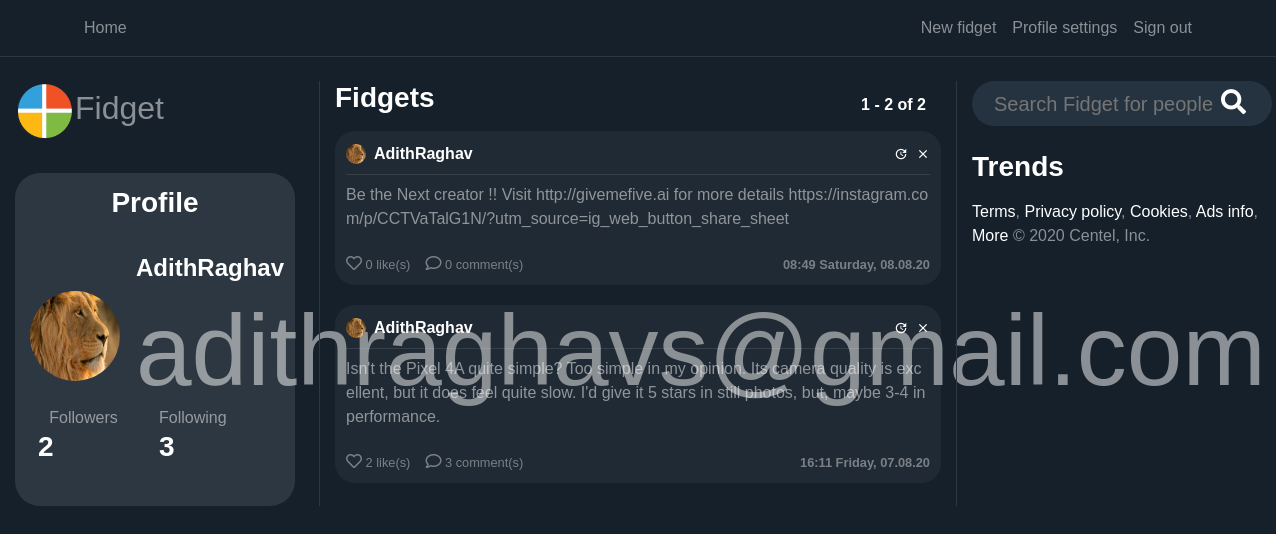
The app's page /user/AdithRaghav (signed in) with its own data.
### users/models.py (models this page shows, shortened)
class Profile(models.Model):
    user = models.OneToOneField(User, on_delete=models.CASCADE)
    image = models.ImageField(default='default.png', upload_to='profile_pics')
    @property
    def followers(self):
        return Follow.objects.filter(follow_user=self.user).count()
    @property
    def following(self):
        return Follow.objects.filter(user=self.user).count()

### blog/models.py (models this page shows, shortened)
class Post(models.Model):
    content = models.TextField(max_length=1000)
    date_posted = models.DateTimeField(default=timezone.now)
    author = models.ForeignKey(User, on_delete=models.CASCADE)
    likes= models.IntegerField(default=0)
    dislikes= models.IntegerField(default=0)
    @property
    def number_of_comments(self):
        return Comment.objects.filter(post_connected=self).count()

### blog/views.py (the view, shortened to what this page needs)
# urls.py: path('user/<str:username>', UserPostListView.as_view(), name='user-posts'),
class UserPostListView(LoginRequiredMixin, ListView):
    model = Post
    template_name = 'blog/user_posts.html'
    context_object_name = 'posts'
    paginate_by = PAGINATION_COUNT
    def visible_user(self):
        return get_object_or_404(User, username=self.kwargs.get('username'))
    def get_context_data(self, **kwargs):
        visible_user = self.visible_user()
        logged_user = self.request.user
        print(logged_user.username == '', file=sys.stderr)
        if logged_user.username == '' or logged_user is None:
            can_follow = False
        else:
            can_follow = (Follow.objects.filter(user=logged_user,
                                                follow_user=visible_user).count() == 0)
        data = super().get_context_data(**kwargs)
        data['user_profile'] = visible_user
        data['can_follow'] = can_follow
        return data
    def get_queryset(self):
        user = self.visible_user()
        return Post.objects.filter(author=user).order_by('-date_posted')

### blog/templates/blog/user_posts.html
{% extends "blog/home.html" %}

### blog/templates/blog/home.html (shortened to what this page needs)
{% extends "blog/base.html" %}
{% load static %}
{% block content %}
    <div class="row">
        <div class="col-12 col-md-3 pr-4 dont-move">
            <a href="/"> <h2><img class="img-fluid" width="60" src="{% static 'blog/logo.png' %}">Fidget</h2></a><br>
            <div class="profile-section">
            <h3 class="white-important p-2" style="text-align: center;">
                Profile
            </h3>
            <article class="media content-section" style="height: 140px; width: 100%">
                {%  if user_profile != None %}
                    <div class="mt-2 d-flex full-width align-items-center">
                        <img
                           class="rounded-circle mr-3 img-fluid"
                           style="width: 90px; height: 90px;"
                           src="{{ user_profile.profile.image.url }}">
                        <div>
                            <h4 style="text-align: left"
                                    class="white-important">
                                {{ user_profile.username }}
                            </h4>
                            <h6 style="text-align: left"
                                    class="email-profile">
                                {{ user.email }}
                            </h6>
                        </div>
                    </div>
                {%  endif %}
            </article>
            <article class="media content-section">
                <div class="row full-width pl-2">
                    <div class="col-6" style="text-align: center;">
                            Followers
                    </div>
                    <div class="col-6">
                            Following
                    </div>
                    {%  if user_profile != None %}
                        <div class="col-6">
                            <h3 class="white-important follow-click">
                                <a href="{% url 'user-followers' user_profile.username %}">
                                    {{ user_profile.profile.followers }}
                                </a>
                            </h3>
                        </div>
                         <div class="col-6">
                            <a href="{% url 'user-follows' user_profile.username %}">
                                <h3 class="white-important follow-click">
                                    {{ user_profile.profile.following }}
                                </h3>
                            </a>
                        </div>
                    {%  endif %}
                </div>
            </article>
            </div>
        </div>
        <div class="col-12 col-md-6 scrollable" >
            <div class="full-width row">
                <div class="col-6">
                    <h3 class="white-important mb-3">
                        Fidgets
                    </h3>
                </div>
                 <div class="col-6 no-padding">
                    <h6
                            style="position: absolute; bottom: 0; right: 0"
                            class="white-important mb-3">
                        {{ page_obj.start_index }} - {{ page_obj.end_index }} of
                        {{ paginator.count }}
                    </h6>
                </div>
            </div>
            {% for post in posts %}
                <article class="media content-section hovered-tweet">
                <div style="width: 100%; word-break: break-all;">
                    <div class="pb-2 row m-0" style="width: 100%; margin-right: 0 !important;">
                       <div
                               style="padding-left: 0px !important;"
                               class="col-8 no-padding d-flex align-items-center">
                           <img
                               class="rounded-circle mr-2"
                               style="width: 20px; height: 20px;"
                               src="{{ post.author.profile.image.url }}">
                           <a class="mr-2 white-important" href="{% url 'user-posts' post.author %}">
                               {{ post.author }}
                           </a>
                       </div>
                       <div class="col-4 d-flex flex-row-reverse no-padding align-items-center"
                            style="padding-right: 0 !important;">
                           {% if post.author == user %}
                                <a class="material-icons ml-2"
                                   style="font-size: 14px"
                                        href="{% url 'post-delete' post.id %}">clear</a>
                                <a class="material-icons ml-2"
                                   style="font-size: 14px"
                                        href="{% url 'post-update' post.id %}">update</a>
                            {%  endif %}
                       </div>
                   </div>
                    <div
                            class="mb-2"
                            style="width: 100%; height: 1px; background-color: rgba(255, 255, 255, 0.1)"></div>
                    <a
                            style="color: rgba(255, 255, 255, 0.5) !important;"
                            href="{% url 'post-detail' post.id %}">
                        <p class="mb-4">
                            {{ post.content }}
                        </p>
                    </a>
                        <div class="row">
                            <div class="col-6" style="display: flex;">
                                <small style="opacity: 0.4;">
                                    <a href="#" onClick="document.getElementById('likebutton').submit()">
                                            {% if post.likes == 1  %}
                                            <i style="color: red; font-size: 16px;" class="far fa-heart"></i>
                                            {% else %}
                                            <i style=" font-size: 16px;" class="far fa-heart"></i>
                                            {% endif %}
                                             {{post.likes}} like(s)
                                    </a>
                                </small>
                                <small style="opacity: 0.4; margin-left:15px;">
                                    <a href="/post/{{post.id}}/">
                                        <i style=" font-size: 16px;" class="far fa-comment"></i> {{ post.number_of_comments }} comment(s)
                                    </a>
                                </small>
                            </div>
                            <div class="col-6">
                                <small
                                        style="opacity: 0.4;"
                                    class="white-important d-flex full-width flex-row-reverse">
                                    {{ post.date_posted | date:"H:i l, d.m.y" }}
                                </small>
                            </div>
                        </div>
                </div>
                </article>
            {% endfor %}
        </div>
        <div class="col-12 col-md-3 dont-move">
            <form action="{% url 'search' %}" method="post">{% csrf_token %}
                <div class="search-container">
                    <div class="search">
                    <input required name="search" type="text" id="zip-code-input" placeholder="Search Fidget for people">
                    <button type="submit" style="border:0; background: transparent;"><i class="fa fa-search"></i> </button> </a>
                </form>
              </div>
            </div>
            <h3 class="white-important mb-3 mt-4"> Trends </h3>
                <p><a href="">Terms</a>,
<a href="">Privacy policy</a>,
<a href="">Cookies</a>,
<a href="">Ads info</a>,
<a href="">More</a>
© 2020 Centel, Inc.</p>
        </div>
    </div>
{% endblock content %}

### blog/static/blog/main.css (style rules this page uses)
:root { --muted-color: rgba(255, 255, 255, 0.5); }
body { background: #15202b; color: var(--muted-color); margin-top: 5rem; }
h1, h2, h3, h4, h5, h6 { color: var(--muted-color); }
.content-section { padding: 10px 10px; margin-bottom: 20px; }
.no-padding { padding: 0 !important; }
a { color: white; text-underline: none; text-decoration: none !important; }
article { border-radius: 4px; }
.white-important { color: white; font-weight: bold; }
.full-width { width: 100% }
.hovered-tweet { background-color: #90909017; border-radius: 20px; }
.hovered-tweet { border: 1px solid transparent; }
.profile-section { background-color: #2d3741; padding: 5px; border-radius: 25px; }
.scrollable { overflow-y: auto; border-left: 1px solid #2d3741; border-right: 1px solid #2d3741; }
.email-profile { font-size: 100px; word-wrap: break-word; }

### blog/static/blog/style.css (style rules this page uses)
body { font-family: Arial, Helvetica, sans-serif; height: 100vh; margin: 0; padding: 0; }
.search-container { width: 300px; height: 45px; background-color: #253341; border-radius: 30px; display: flex; }
.search-container input { width: 100%; font-size: 20px; background-color: transparent; border: 0; color: white; }
.search-container .search { flex-grow: 1; display: flex; align-items: center; padding-left: 20px; padding-right: 20px; }
.search i { font-size: 25px; color: white; }
.search i { cursor: pointer; }

### records on screen
Post: author.profile.image (picture), author "AdithRaghav", content "Be the Next creator !! Visit http://givemefive.ai for more details https://instagram.com/p/CCTVaTalG1N/?utm_source=ig_web_button_share_sheet", likes "0", number_of_comments "0", date_posted "08:49 Saturday, 08.08.20"
Post: author.profile.image (picture), author "AdithRaghav", content "Isn't the Pixel 4A quite simple? Too simple in my opinion. Its camera quality is excellent, but it does feel quite slow. I'd give it 5 stars in still photos, but, maybe 3-4 in performance.", likes "2", number_of_comments "3", date_posted "16:11 Friday, 07.08.20"

### other values on screen
{{ user_profile.username }} "AdithRaghav"
{{ user.email }} "adithraghavs@gmail.com"
{{ user_profile.profile.followers }} "2"
{{ user_profile.profile.following }} "3"
{{ page_obj.start_index }} "1"
{{ page_obj.end_index }} "2"
{{ paginator.count }} "2"
